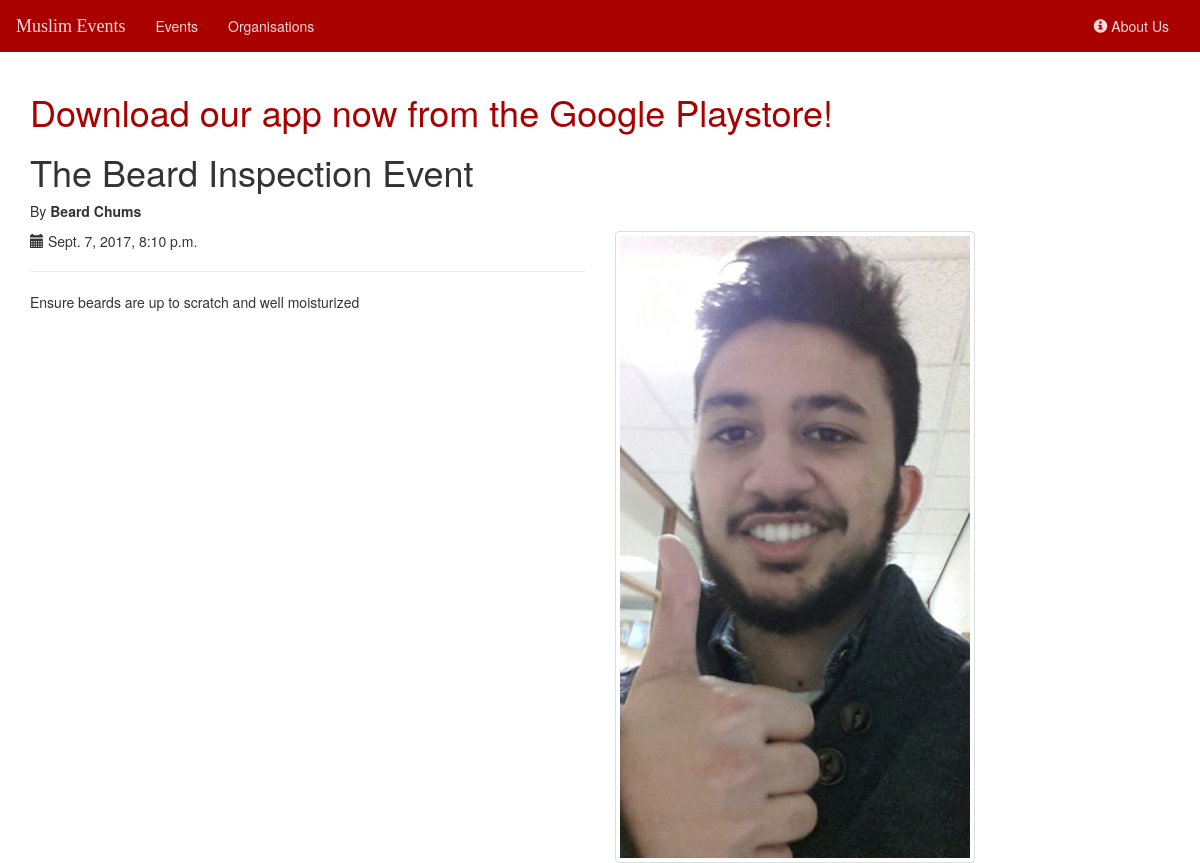
Page /1/ on the earlier database version.
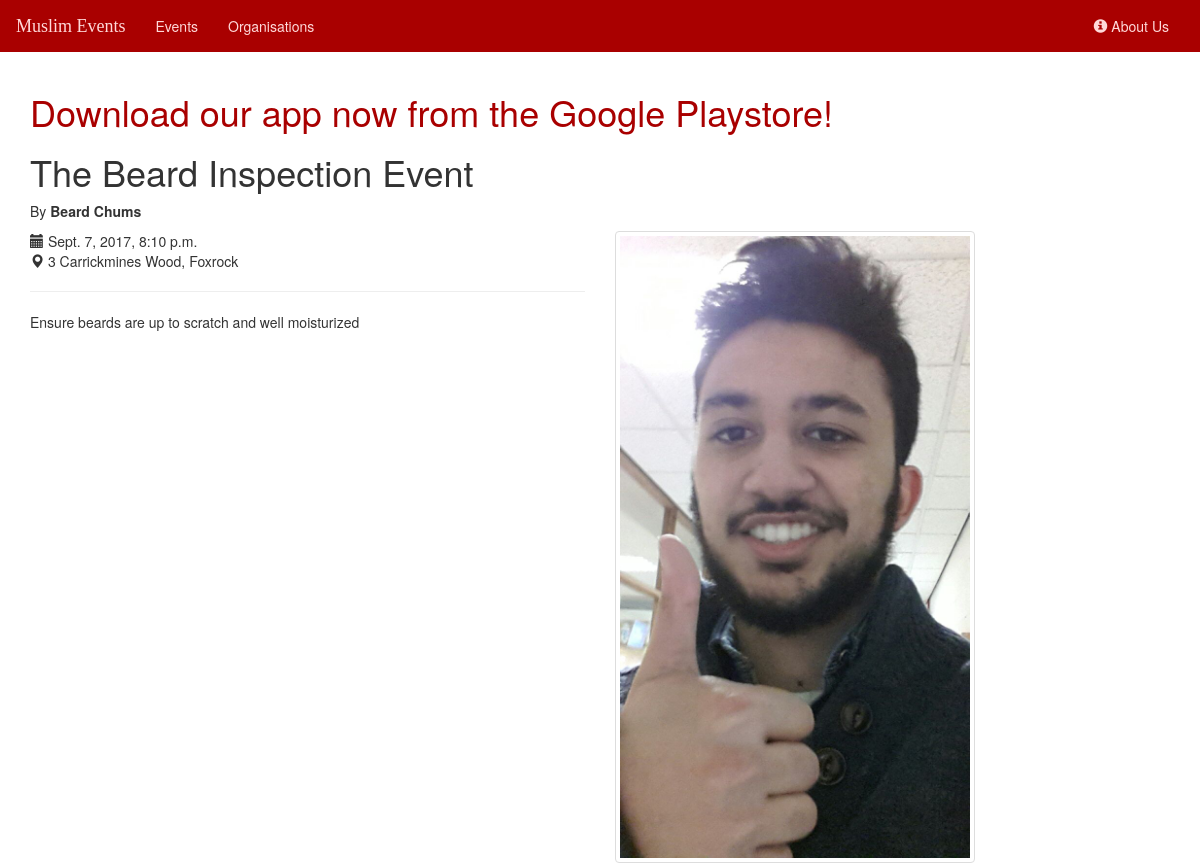
Same page on the later database version.
### home/models.py (models this page shows, shortened)
class Location(models.Model):
    event = models.ForeignKey(Event, on_delete=models.CASCADE)
    address = models.CharField(max_length=255)
    city = models.CharField(max_length=50)
    position = GeopositionField()

### home/views.py (the view)
# urls.py: url(r'^(?P<event_id>[0-9]+)/$', views.detail, name='detail'),
def detail(request, event_id):
    event = Event.objects.get(id__exact=event_id)
    try:
        location = Location.objects.get(event=event_id)
    except ObjectDoesNotExist:
        location = None
    context = {
        'event': event,
        'location': location,
    }
    return render(request, 'home/detail.html', context)

### home/templates/home/detail.html
{% extends 'home/base.html' %}
{% block body %}
    <h1>{{ event.name }}</h1>
        <p>By <strong>{{ event.organisation.name }}</strong></p>
          <div class="row">
              <div class="col-sm-6 text-left">
                  <span class="glyphicon glyphicon-calendar" aria-hidden="true" ></span>  {{ event.start }}<br>
                  {% if location is not None %}
                      <span class="glyphicon glyphicon-map-marker" aria-hidden="true" ></span> {{ location.address }}<br>
                  {% endif %}
                  <hr>
                  <p>{{ event.description }}</p>
              </div>
              <div class="col-sm-4">
                  <a href="{{ event.image.url }}">
                      <img src={{ event.image.url }} class="img-thumbnail" alt="{{ event.name }}">
                  </a>
              </div>
          </div>
{% endblock %}

Differences in the rows shown:
added Location: address "3 Carrickmines Wood, Foxrock"
